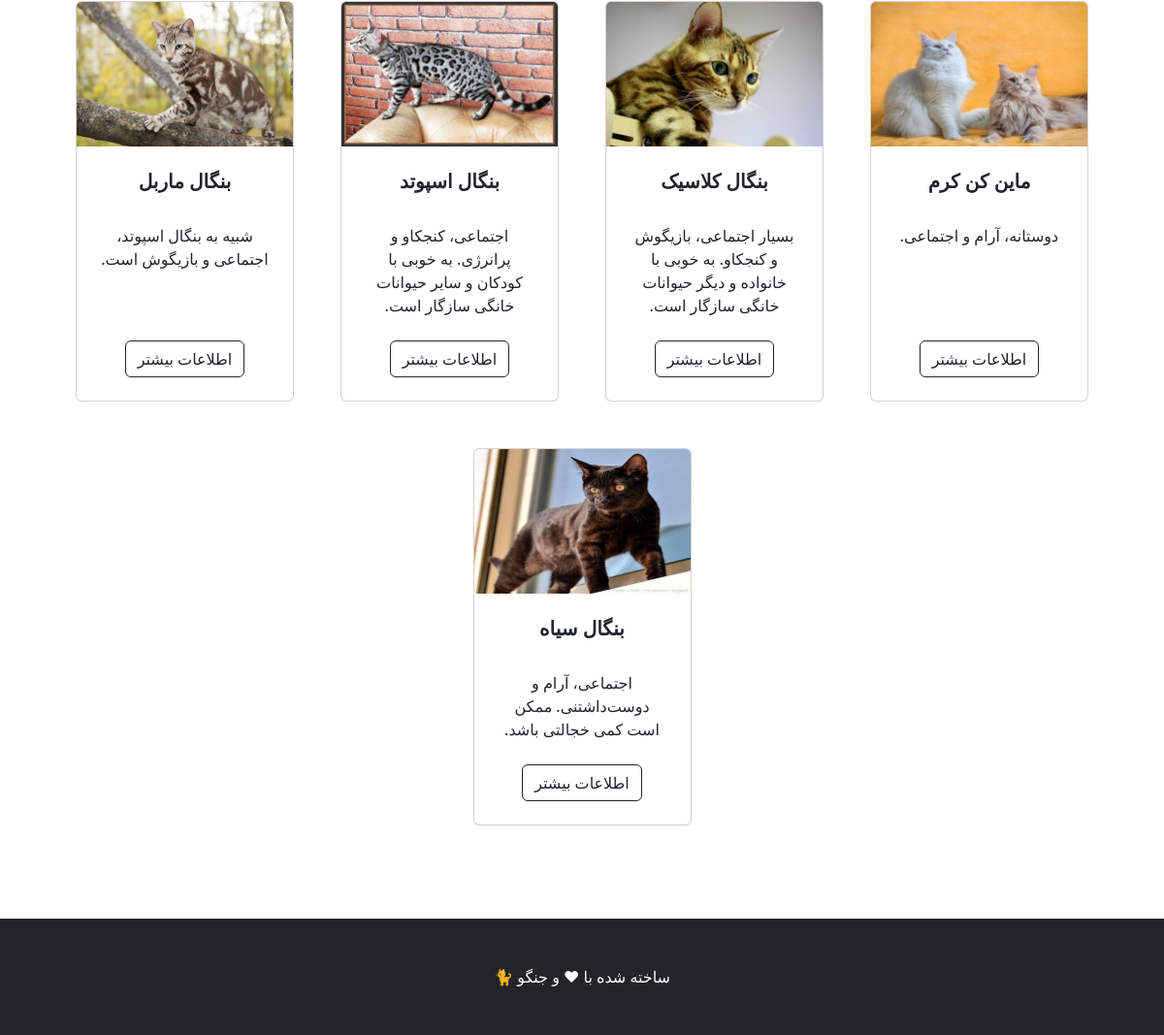
The app's page / (lower part), older data.
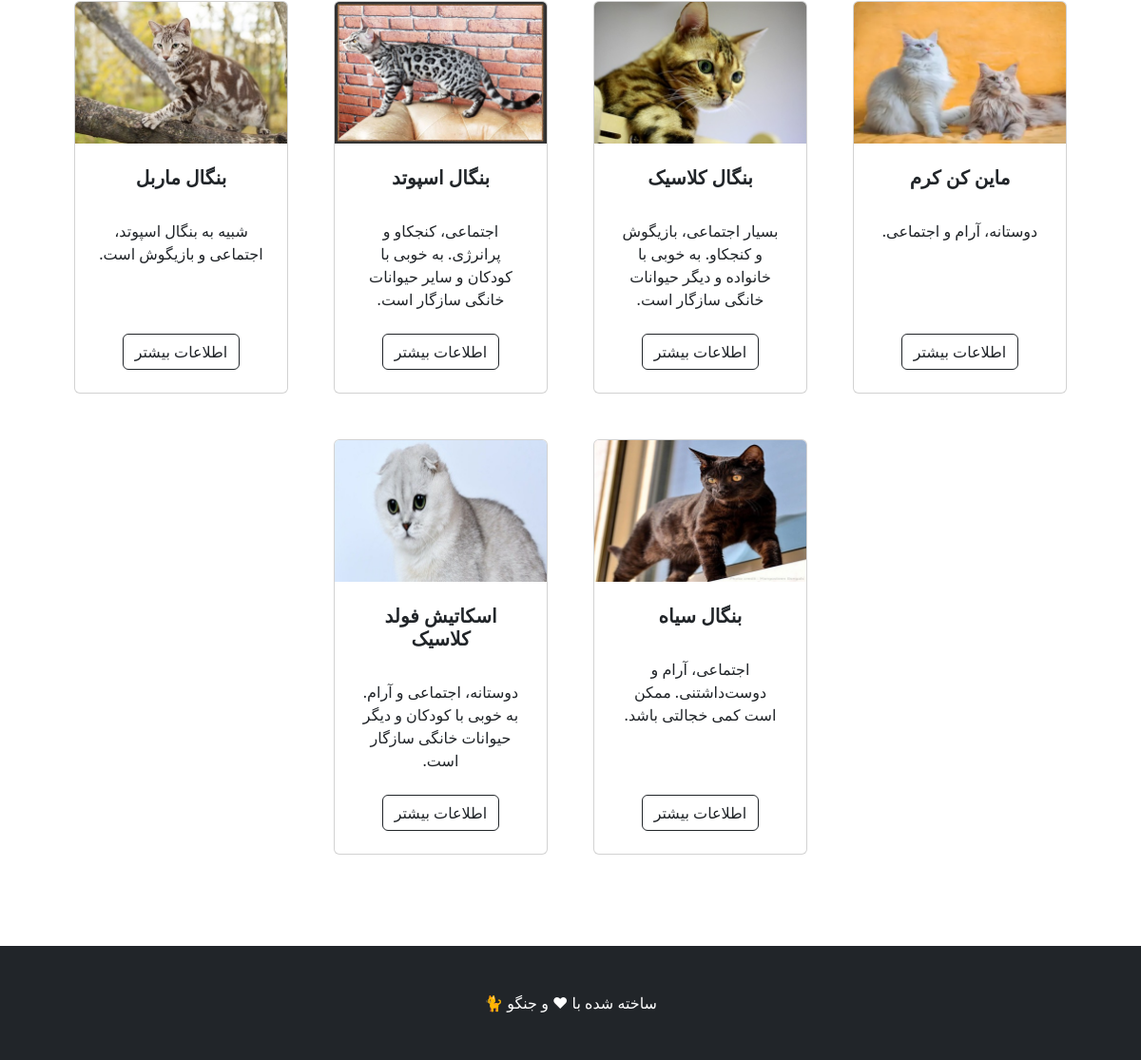
The same page, newer data.
### pishi/models.py (models this page shows, shortened)
class Cat(models.Model):
    name = models.CharField(max_length=50)
    personality = models.CharField(max_length=100)
    country = models.CharField(max_length=100)
    eyes_and_fur = models.CharField(max_length=200)
    activity = models.CharField(max_length=300)
    health = models.CharField(max_length=300)
    maintenance = models.CharField(max_length=300)
    feeding = models.CharField(max_length=300)
    category = models.ForeignKey(Category, on_delete=models.CASCADE, default= 1 )# این گربه حذف شد مدل کتگوریش باقی بماند و اگر دسته بندی انتخاب نکردیم توی اولین دسته قرار بگیره
    picture = models.ImageField(upload_to='upload/cat/')#در این مسیر اپلود شه

### pishi/views.py (the view)
# urls.py: path('', views.helloworld, name='home'),
def helloworld(request):
    all_cats = Cat.objects.all()
    return render(request, 'index.html', {'cats':all_cats})

### cart/cart.py (called while the page is built)
    def __len__(self):
        return sum(item['product_count'] for item in self.cart.values())

### cart/context_processors.py (called while the page is built)
def cart(request):
    return {'cart':Cart(request)}

### catlog/context_processors.py (called while the page is built)
def recent_posts(request):
    recent_posts = Post.objects.order_by('-date')[:4]
    return {'recent_posts':recent_posts}

### pishi/templates/index.html (shortened to what this page needs)
{% extends 'base.html' %}
{% load static %}
{% block content %}
        <section class="py-5">
            <div class="container px-4 px-lg-5 mt-5">
                <div class="row gx-4 gx-lg-5 row-cols-2 row-cols-md-3 row-cols-xl-4 justify-content-center">
                    {% for item in cats %}
                    <div class="col mb-5">
                        <div class="card h-100">
                            <img class="card-img-top" src="{{ item.picture.url }}" alt="..." />
                            <div class="card-body p-4">
                                <div class="text-center">
                                    <h5 class="fw-bolder">{{ item.name }}</h5>
                                    <br>
                                {{ item.personality }}
                                </div>
                            </div>
                            <div class="card-footer p-4 pt-0 border-top-0 bg-transparent">
                                <div class="text-center"><a class="btn btn-outline-dark mt-auto" href="{% url 'cat' item.id %}"> اطلاعات بیشتر</a></div>
                            </div>
                        </div>
                    </div>
                    {% endfor %}
                    </div>
                </div>
        </section>
{% endblock %}

### pishi/templates/base.html (shortened to what this page needs)
{% load static %}
<!DOCTYPE html>
<html lang="en">
    <head>
        <link href="https://cdn.jsdelivr.net/npm/bootstrap-icons@1.5.0/font/bootstrap-icons.css" rel="stylesheet" />
        <link href="{% static 'css/styles.css' %}" rel="stylesheet" />
    </head>
    <body dir="rtl">
        {% block content %}
        {% endblock %}
        <footer class="py-5 bg-dark">
            <div class="container"><p class="m-0 text-center text-white">ساخته شده با &hearts; و جنگو &#128008  </p></div>
        </footer>
    </body>
</html>

Row changes from the older to the newer data that the page shows:
added Cat: picture (picture), name "اسکاتیش فولد کلاسیک", personality "دوستانه، اجتماعی و آرام. به خوبی با کودکان و دیگر حیوانات خانگی سازگار است."
